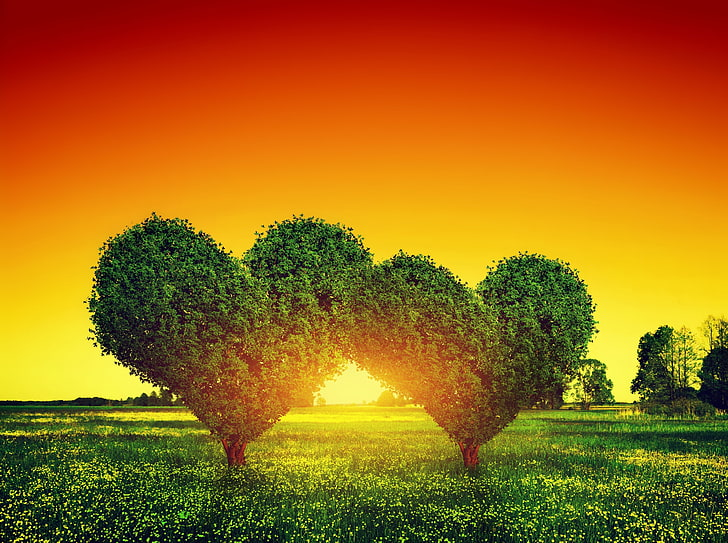
#> input picture art.png, 728 x 543 px, given in place of art.jpg, which was not available
$ python demo.py
#> lines starting #> are read from the running program, lines starting #| are printed output that depends on the picture
import cv2

# [37 lines of commented-out code are left out]

image=cv2.imread('art.jpg',1)
#> image is the input picture: shape (543, 728, 3); mean B, G, R 22.5, 103.6, 159.2
cv2.line(image,(0,0),(400,400),(255,0,0),5)
cv2.rectangle(image,(0,0),(500,100),(0,255,0),3)
cv2.circle(image, (200, 200), 50, (0, 0, 255), -1)
font=cv2.FONT_HERSHEY_COMPLEX
cv2.putText(image,"hello",(100,100),font,3,(255,255,255),cv2.LINE_AA)
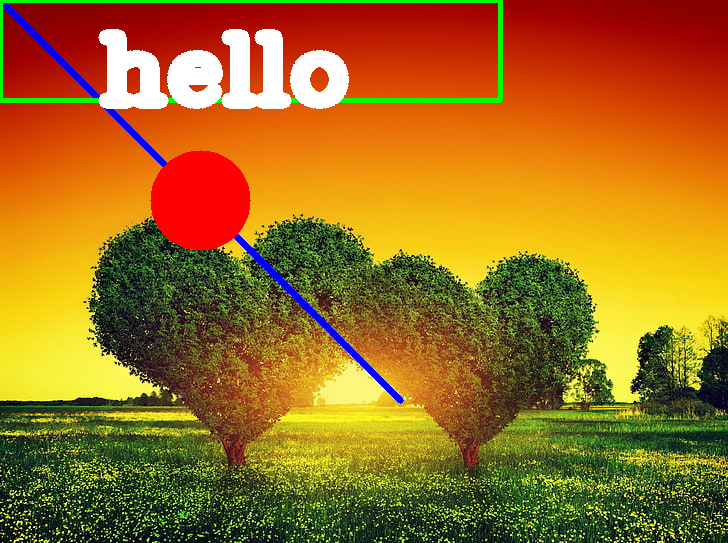
#> image: shape (543, 728, 3); mean B, G, R 31.6, 108.6, 158.8
cv2.imshow("shapes",image)
cv2.waitKey(0)
cv2.destroyAllWindows()

$ run again, with gradient.png copied over art.png
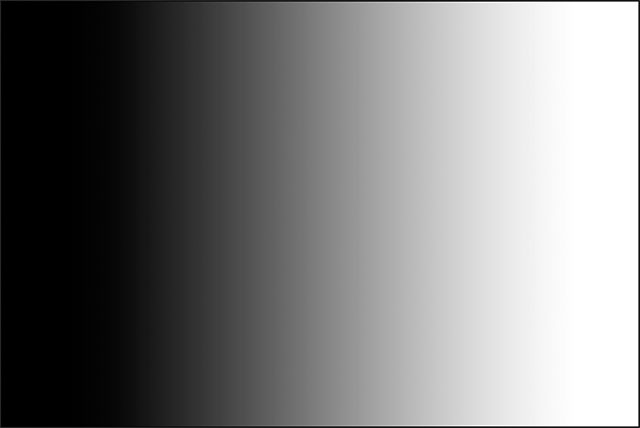
#> input picture gradient.png, 640 x 428 px, given in place of art.jpg, which was not available
#> image is the input picture: shape (428, 640, 3); min 0, max 255, mean 125.2
#> `cv2.putText(image,"hello",(100,100),font,3,(255,255,255),cv2.LINE_AA)`:
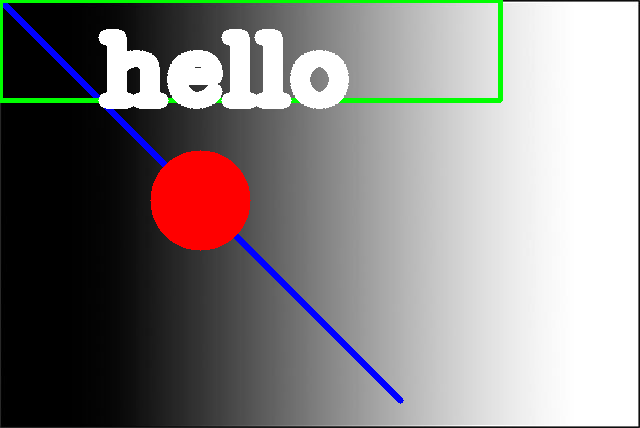
#> image: shape (428, 640, 3); mean B, G, R 132.7, 133.4, 137.3

$ run again, with color.jpg saved as art.png
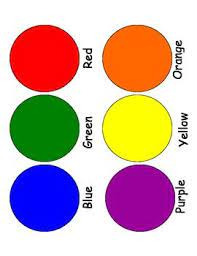
#> input picture color.jpg, 197 x 256 px, given in place of art.jpg, which was not available
#> image is the input picture: shape (256, 197, 3); mean B, G, R 167.8, 173.6, 203.5
#> `cv2.putText(image,"hello",(100,100),font,3,(255,255,255),cv2.LINE_AA)`:
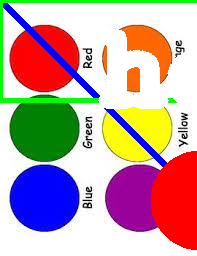
#> image: shape (256, 197, 3); mean B, G, R 163.7, 163.6, 194.4

$ run again, with tree.jpg saved as art.png
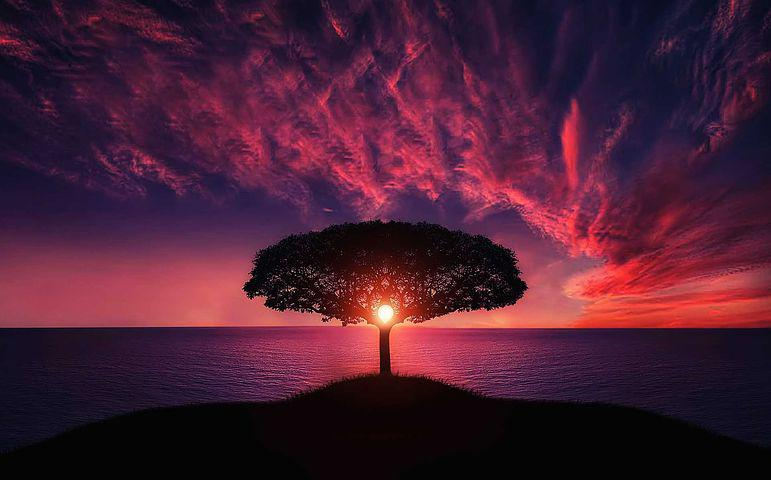
#> input picture tree.jpg, 771 x 480 px, given in place of art.jpg, which was not available
#> image is the input picture: shape (480, 771, 3); mean B, G, R 51.4, 30.4, 73.7
#> `cv2.putText(image,"hello",(100,100),font,3,(255,255,255),cv2.LINE_AA)`:
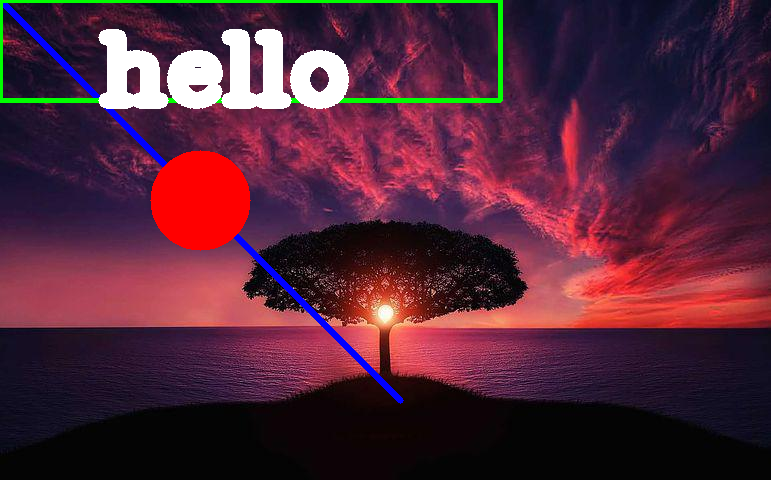
#> image: shape (480, 771, 3); mean B, G, R 57.4, 39.2, 82.5
